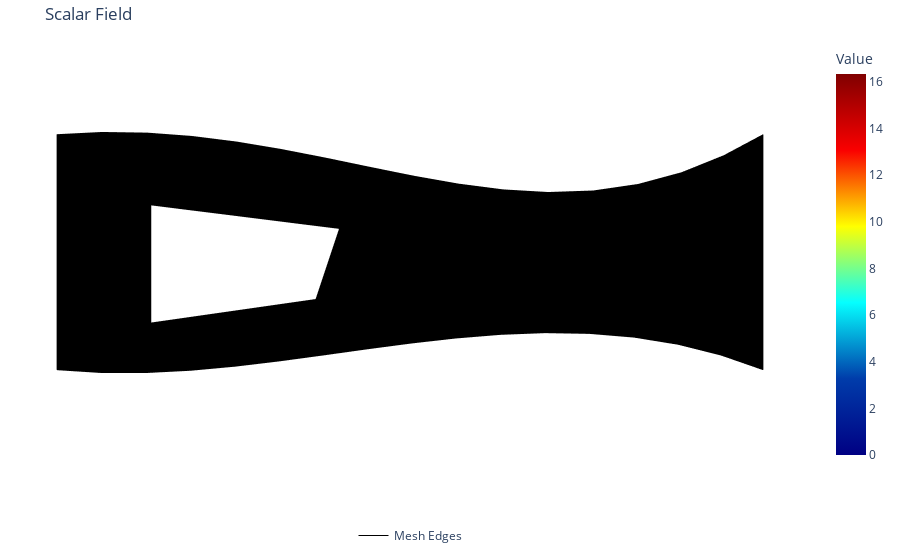

The notebook cell saved with this chart:
### Code cell
D = k * np.array([[1, 0],
                  [0, 1]])

num_nodes = mesh.nodes.shape[0]
num_el = mesh.elements.shape[0]
num_dofs = num_nodes

K = np.zeros((num_dofs, num_dofs))
f = np.zeros((num_dofs))

for el in range(num_el):  
    el_nodes = mesh.nodes[mesh.elements[el] - 1]
    dofs = mesh.edofs[el, :]
    Ke, fe = flow2t_Ke_fe(el_nodes, t, D)
    assem(K, Ke, dofs)
    assem(f, fe, dofs)
    
def fe_edge(nodes, qn, t):
    x1, y1 = nodes[0]
    x2, y2 = nodes[1]
    L = np.sqrt((x2 - x1)**2 + (y2 - y1)**2)
    fe_ed = t * qn * (L / 2) * np.array([[1],
                                         [1]])
    return fe_ed

inner_edges = mesh.edges['inner']
num_edges = inner_edges.shape[0] - 1

for edge in range(num_edges):
    edge_nodes = inner_edges[edge:edge + 2] - 1
    # print(f'edge nodes: {edge_nodes}')
    nodes = mesh.nodes[edge_nodes, :]
    # print(f'nodes: {nodes}')
    dofs =  edge_nodes + 1
    
    fe = fe_edge(nodes, h, t)
    assem(f, fe, dofs)

left_edges = mesh.edges['left']
right_edges = mesh.edges['right']
bc_dofs = np.hstack([left_edges, right_edges])
bc_vals = np.ones_like(bc_dofs) * T0

a, r = solve_eq(K, f, bc_dofs, bc_vals)

Edofs = mesh.edofs
Ed = extract_dofs(a, Edofs)
fig = plot_scalar_field(mesh.nodes, mesh.elements, Ed)
fig.show()

### Figure 1 — Plotly figure (JSON) as saved in the notebook; plotly's stock layout.template omitted (floating-point values rounded to 4 significant figures; data arrays with more than 128 entries replaced by an {"elided": "..."} marker saying what was removed)
{"data": [{"cmax": 16.35, "cmin": 0, "colorbar": {"title": {"text": "Value"}}, "colorscale": [[0, "rgb(0,0,131)"], [0.2, "rgb(0,60,170)"], [0.4, "rgb(5,255,255)"], [0.6, "rgb(255,255,0)"], [0.8, "rgb(250,0,0)"], [1, "rgb(128,0,0)"]], "flatshading": true, "hoverinfo": "text", "i": {"elided": "158 int values"}, "intensity": [0.0, 0.0, 0.0, 0.0, 7.785, 7.178, 15.06, 15.92, 3.669, 7.4, 11.13, 13.88, 15.18, 15.13, 14.13, 12.7, 11.09, 9.367, 7.571, 5.755, 3.995, 2.39, 0.9927, 0.766, 2.061, 3.689, 5.518, 7.429, 9.304, 11.05, 12.6, 13.79, 14.29, 13.79, 12.23, 9.717, 6.618, 3.368, 0.0, 0.0, 0.0, 0.0, 0.0, 0.0, 0.0, 0.0, 6.084, 5.932, 11.19, 13.61, 15.06, 15.62, 15.69, 16.35, 15.25, 12.73, 14.08, 3.258, 10.27, 6.493, 11.79, 2.8, 8.306, 4.61, 1.163, 4.304, 13.52, 13.78, 1.292, 4.28, 4.369, 6.327, 10.2, 1.285, 5.029, 11.33, 8.421, 11.95, 11.48, 12.74, 13.4, 3.307, 4.212, 8.716, 14.71, 14.39, 9.323, 14.67, 7.328, 5.142, 2.247, 14.88, 2.182, 15.54, 4.898, 2.16, 15.07, 2.068, 2.22, 13.17, 2.515, 6.415, 14.12, 10.26, 2.214, 12.79, 13.17], "intensitymode": "vertex", "j": {"elided": "158 int values"}, "k": {"elided": "158 int values"}, "lighting": {"ambient": 1, "diffuse": 0, "fresnel": 0, "roughness": 0, "specular": 0}, "name": "Scalar Field", "showscale": true, "text": ["0", "0", "0", "0", "7.785", "7.178", "15.06", "15.92", "3.669", "7.4", "11.13", "13.88", "15.18", "15.13", "14.13", "12.7", "11.09", "9.367", "7.571", "5.755", "3.995", "2.39", "0.9927", "0.766", "2.061", "3.689", "5.518", "7.429", "9.304", "11.05", "12.6", "13.79", "14.29", "13.79", "12.23", "9.717", "6.618", "3.368", "0", "0", "0", "0", "0", "0", "0", "0", "6.084", "5.932", "11.19", "13.61", "15.06", "15.62", "15.69", "16.35", "15.25", "12.73", "14.08", "3.258", "10.27", "6.493", "11.79", "2.8", "8.306", "4.61", "1.163", "4.304", "13.52", "13.78", "1.292", "4.28", "4.369", "6.327", "10.2", "1.285", "5.029", "11.33", "8.421", "11.95", "11.48", "12.74", "13.4", "3.307", "4.212", "8.716", "14.71", "14.39", "9.323", "14.67", "7.328", "5.142", "2.247", "14.88", "2.182", "15.54", "4.898", "2.16", "15.07", "2.068", "2.22", "13.17", "2.515", "6.415", "14.12", "10.26", "2.214", "12.79", "13.17"], "type": "mesh3d", "x": [0.0, 15.0, 0.0, 15.0, 2.0, 2.0, 6.0, 5.5, 0.9446, 1.891, 2.837, 3.779, 4.719, 5.658, 6.595, 7.534, 8.475, 9.418, 10.36, 11.31, 12.25, 13.19, 14.11, 14.15, 13.27, 12.34, 11.39, 10.44, 9.479, 8.529, 7.585, 6.646, 5.708, 4.767, 3.822, 2.871, 1.915, 0.957, 15.0, 15.0, 15.0, 15.0, 0.0, 0.0, 0.0, 0.0, 2.0, 2.0, 2.8, 3.6, 4.4, 5.2, 5.75, 4.625, 3.75, 2.875, 6.612, 12.76, 8.884, 10.94, 8.011, 12.98, 9.966, 1.311, 14.16, 1.302, 6.957, 6.735, 14.04, 1.227, 12.08, 11.01, 8.935, 14.0, 11.74, 8.258, 9.9, 7.918, 3.29, 7.422, 4.141, 12.75, 1.33, 2.45, 6.226, 4.968, 9.401, 5.646, 10.49, 1.346, 13.42, 6.013, 0.6431, 5.131, 11.8, 0.6618, 4.232, 0.5928, 0.6478, 3.33, 0.6729, 1.824, 6.346, 2.537, 13.43, 7.374, 7.116], "y": [0.0, 0.0, 5.0, 5.0, 1.0, 3.5, 3.0, 1.5, -0.06064, -0.06109, -0.01253, 0.07344, 0.1854, 0.3122, 0.4429, 0.5667, 0.6728, 0.7498, 0.7863, 0.7707, 0.692, 0.541, 0.3112, 4.549, 4.192, 3.943, 3.805, 3.772, 3.828, 3.95, 4.117, 4.307, 4.502, 4.686, 4.844, 4.963, 5.034, 5.048, 1.0, 2.0, 3.0, 4.0, 4.0, 3.0, 2.0, 1.0, 1.833, 2.667, 3.4, 3.3, 3.2, 3.1, 2.25, 1.375, 1.25, 1.125, 2.366, 1.478, 1.509, 1.498, 3.299, 3.297, 3.015, 1.353, 2.425, 3.084, 1.318, 3.086, 1.323, 3.971, 3.035, 3.016, 3.113, 3.447, 2.123, 2.379, 1.524, 1.439, 4.115, 2.07, 4.005, 2.426, 2.241, 4.226, 1.669, 3.889, 2.314, 3.637, 2.275, 0.5602, 2.064, 0.9637, 3.514, 0.8474, 1.312, 2.612, 0.7306, 4.321, 1.629, 0.6224, 0.6963, 4.346, 3.675, 0.5559, 2.685, 2.833, 3.553], "z": [0.0, 0.0, 0.0, 0.0, 0.0, 0.0, 0.0, 0.0, 0.0, 0.0, 0.0, 0.0, 0.0, 0.0, 0.0, 0.0, 0.0, 0.0, 0.0, 0.0, 0.0, 0.0, 0.0, 0.0, 0.0, 0.0, 0.0, 0.0, 0.0, 0.0, 0.0, 0.0, 0.0, 0.0, 0.0, 0.0, 0.0, 0.0, 0.0, 0.0, 0.0, 0.0, 0.0, 0.0, 0.0, 0.0, 0.0, 0.0, 0.0, 0.0, 0.0, 0.0, 0.0, 0.0, 0.0, 0.0, 0.0, 0.0, 0.0, 0.0, 0.0, 0.0, 0.0, 0.0, 0.0, 0.0, 0.0, 0.0, 0.0, 0.0, 0.0, 0.0, 0.0, 0.0, 0.0, 0.0, 0.0, 0.0, 0.0, 0.0, 0.0, 0.0, 0.0, 0.0, 0.0, 0.0, 0.0, 0.0, 0.0, 0.0, 0.0, 0.0, 0.0, 0.0, 0.0, 0.0, 0.0, 0.0, 0.0, 0.0, 0.0, 0.0, 0.0, 0.0, 0.0, 0.0, 0.0]}, {"hoverinfo": "skip", "line": {"color": "black", "width": 1}, "mode": "lines", "name": "Mesh Edges", "showlegend": true, "type": "scatter3d", "x": {"elided": "1422 float values"}, "y": {"elided": "1422 float values"}, "z": {"elided": "1422 int values"}}], "layout": {"legend": {"orientation": "h", "x": 0.5, "xanchor": "center", "y": -0.2, "yanchor": "bottom"}, "margin": {"b": 70, "l": 10, "r": 10, "t": 40}, "scene": {"aspectmode": "data", "camera": {"center": {"x": 0, "y": 0, "z": 0}, "eye": {"x": 0, "y": 0, "z": 2}, "projection": {"type": "orthographic"}, "up": {"x": 0, "y": 1, "z": 0}}, "xaxis": {"visible": false}, "yaxis": {"visible": false}, "zaxis": {"visible": false}}, "title": {"text": "Scalar Field"}}}
